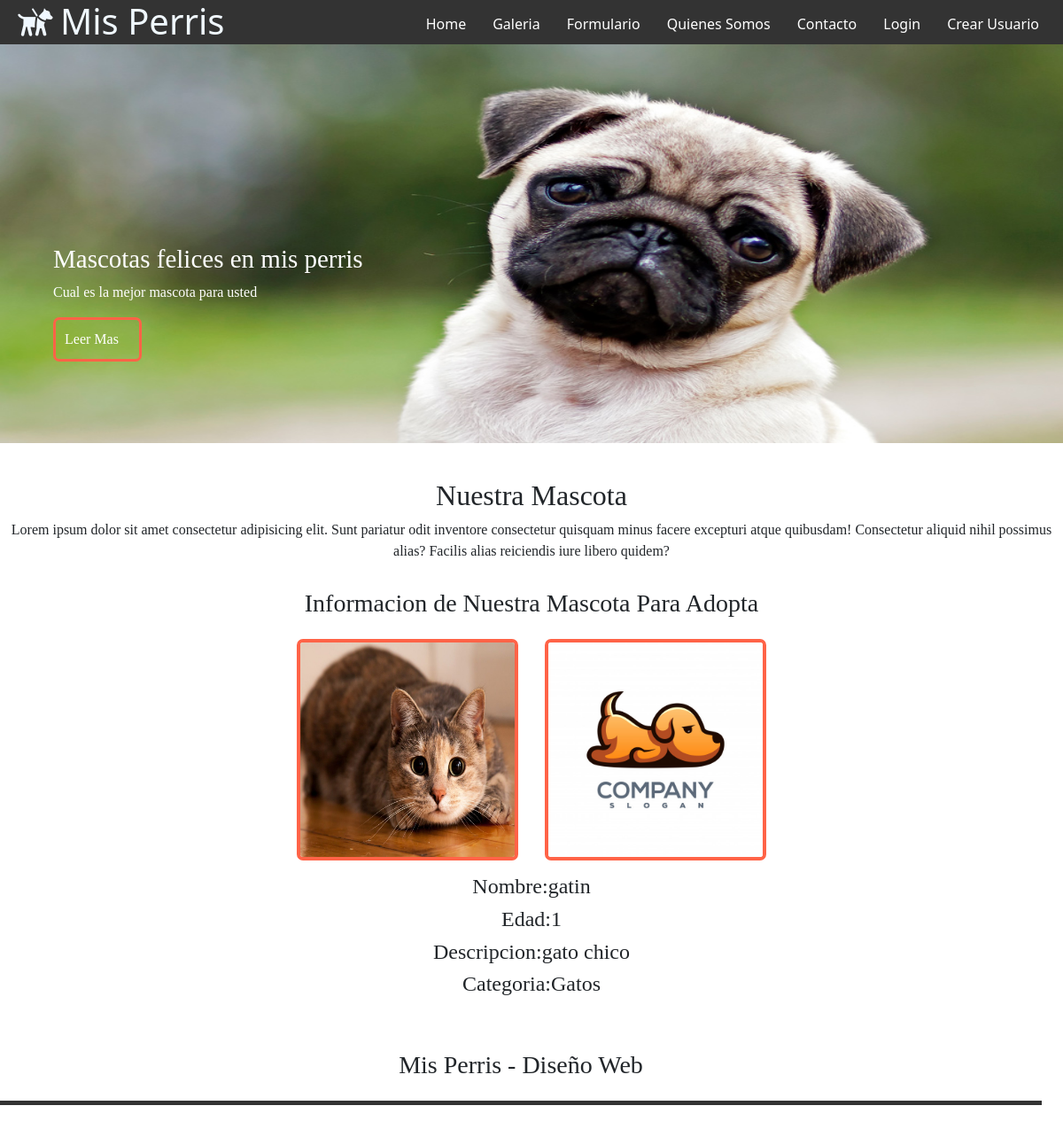
The page /mostrar_mascota/gatin/ on the database its author committed.
### misPerris/models.py (models this page shows, shortened)
class Mascota(models.Model):
    nombre = models.CharField(primary_key=True,max_length=45)
    edad = models.IntegerField()
    descripcion = models.TextField()
    imagen = models.ImageField(upload_to='mascotas',default='mascotas/sin_foto.jpg')
    publicar = models.BooleanField(default=False)
    comentario = models.TextField(default='--')
    usuario = models.CharField(null=True,max_length=45)
    tipo = models.ForeignKey(TipoMascota, on_delete=models.CASCADE)
    dueno = models.CharField(max_length=45,default='--')

class TipoMascota(models.Model):
    nombre = models.CharField(primary_key=True,max_length=25)
    annos = models.IntegerField()
    imagen = models.ImageField(upload_to='cate',null=True)

### misPerris/views.py (the view)
# urls.py: path('mostrar_mascota/<id>/',mostrar_mascota,name='MOSTRAR'),
def mostrar_mascota(request,id):
    mascota = Mascota.objects.get(nombre=id)
    galeria = Galeria.objects.filter(mascota=mascota)
    contexto = {"mascota":mascota,"galeria":galeria}
    return render(request, "core/ficha.html",contexto)

### misPerris/templates/core/ficha.html (shortened to what this page needs)
{% extends "core/plantilla.html" %}
{% load static %}
{% block css %}
<link href="https://cdn.jsdelivr.net/npm/bootstrap@5.0.1/dist/css/bootstrap.min.css" rel="stylesheet"
>
{% endblock css %}
{% block contenido %}
<section id="bienvenido">
    <h2>Nuestra Mascota</h2>
    <p>Lorem ipsum dolor sit amet consectetur adipisicing elit. Sunt pariatur odit inventore consectetur quisquam minus
        facere excepturi atque quibusdam! Consectetur aliquid nihil possimus alias? Facilis alias reiciendis iure libero
        quidem?</p>
</section>
<section id="blog">
    <h3>Informacion de Nuestra Mascota Para Adopta</h3>
    <div class="contenedor">
        <article>
            <img src="{{mascota.imagen.url}}" alt="">
        </article>
        <article style="width: 250px;height: 250px;margin-top: 15px;">
            <div id="carouselExampleSlidesOnly" class="carousel slide" data-bs-ride="carousel">
                <div class="carousel-inner">
                    <div class="carousel-item active">
                        <img src="{% static 'img/logo.jpg'%}" width="250px" height="250px" class="d-block w-100"
                            alt="...">
                    </div>
                </div>
            </div>
        </article>
    </div>
    <h4>Nombre:{{mascota.nombre}}</h4>
    <h4>Edad:{{mascota.edad}}</h4>
    <h4>Descripcion:{{mascota.descripcion}}</h4>
    <h4>Categoria:{{mascota.tipo.nombre}}</h4>
</section>
{% endblock contenido %}

### misPerris/static/css/estilos.css (style rules this page uses)
* { margin: 0; padding: 0; }
.contenedor { width: 98%; margin: auto; }

### misPerris/static/css/bienvenida.css (style rules this page uses)
#bienvenido { font-family: cursive; text-align: center; margin-top: 40px; margin-bottom: 30px; }

### misPerris/static/css/blog.css (style rules this page uses)
#blog { text-align: center; font-family: cursive; margin-bottom: 45px; }
#blog .contenedor article img { width: 250px; height: 250px; border: solid 4px tomato; border-radius: 7px; }
#blog .contenedor { display: flex; justify-content: center; flex-wrap: wrap; }
#blog article { margin: 15px; }

### rows shown on the page
Mascota: imagen (picture), nombre "gatin", edad "1", descripcion "gato chico", tipo.nombre "Gatos"
